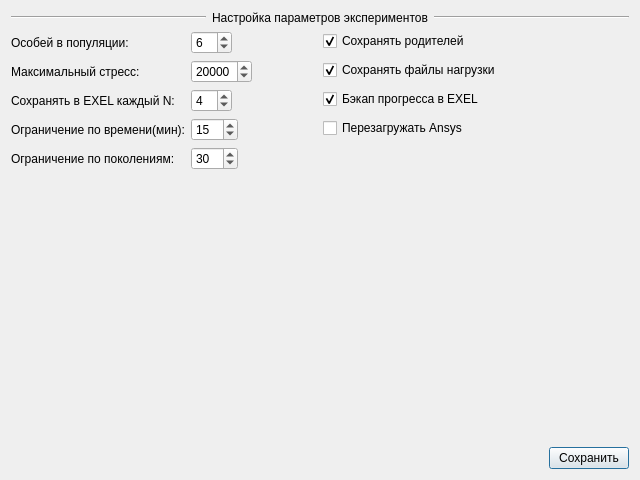
<?xml version="1.0" encoding="UTF-8"?>
<ui version="4.0">
 <class>Dialog</class>
 <widget class="QDialog" name="Dialog">
  <property name="geometry">
   <rect>
    <x>0</x>
    <y>0</y>
    <width>640</width>
    <height>480</height>
   </rect>
  </property>
  <property name="windowTitle">
   <string>Параметры</string>
  </property>
  <layout class="QVBoxLayout" name="verticalLayout_3">
   <item>
    <layout class="QVBoxLayout" name="verticalLayout">
     <item>
      <layout class="QHBoxLayout" name="horizontalLayout_2">
       <item>
        <widget class="Line" name="line_l">
         <property name="orientation">
          <enum>Qt::Horizontal</enum>
         </property>
        </widget>
       </item>
       <item>
        <widget class="QLabel" name="title">
         <property name="font">
          <font>
           <pointsize>9</pointsize>
          </font>
         </property>
         <property name="text">
          <string>Настройка параметров экспериментов</string>
         </property>
        </widget>
       </item>
       <item>
        <widget class="Line" name="line_r">
         <property name="orientation">
          <enum>Qt::Horizontal</enum>
         </property>
        </widget>
       </item>
      </layout>
     </item>
     <item>
      <layout class="QHBoxLayout" name="horizontalLayout">
       <item>
        <layout class="QFormLayout" name="formLayout">
         <item row="0" column="0">
          <widget class="QLabel" name="label">
           <property name="text">
            <string>Особей в популяции:</string>
           </property>
          </widget>
         </item>
         <item row="0" column="1">
          <widget class="QSpinBox" name="sb_pop_size">
           <property name="sizePolicy">
            <sizepolicy hsizetype="Fixed" vsizetype="Fixed">
             <horstretch>0</horstretch>
             <verstretch>0</verstretch>
            </sizepolicy>
           </property>
           <property name="minimum">
            <number>2</number>
           </property>
           <property name="maximum">
            <number>99</number>
           </property>
           <property name="value">
            <number>6</number>
           </property>
          </widget>
         </item>
         <item row="1" column="0">
          <widget class="QLabel" name="label_2">
           <property name="text">
            <string>Максимальный стресс:</string>
           </property>
          </widget>
         </item>
         <item row="1" column="1">
          <widget class="QSpinBox" name="sb_max_stress">
           <property name="sizePolicy">
            <sizepolicy hsizetype="Fixed" vsizetype="Fixed">
             <horstretch>0</horstretch>
             <verstretch>0</verstretch>
            </sizepolicy>
           </property>
           <property name="whatsThis">
            <string>Значение стресса, при котором деталь ломается.</string>
           </property>
           <property name="minimum">
            <number>1</number>
           </property>
           <property name="maximum">
            <number>99999</number>
           </property>
           <property name="singleStep">
            <number>10</number>
           </property>
           <property name="value">
            <number>20000</number>
           </property>
          </widget>
         </item>
         <item row="2" column="0">
          <widget class="QLabel" name="label_5">
           <property name="text">
            <string>Сохранять в EXEL каждый N:</string>
           </property>
          </widget>
         </item>
         <item row="2" column="1">
          <widget class="QSpinBox" name="sb_every_exel">
           <property name="sizePolicy">
            <sizepolicy hsizetype="Fixed" vsizetype="Fixed">
             <horstretch>0</horstretch>
             <verstretch>0</verstretch>
            </sizepolicy>
           </property>
           <property name="minimum">
            <number>1</number>
           </property>
           <property name="maximum">
            <number>10</number>
           </property>
           <property name="singleStep">
            <number>1</number>
           </property>
           <property name="value">
            <number>4</number>
           </property>
          </widget>
         </item>
         <item row="3" column="0">
          <widget class="QLabel" name="label_4">
           <property name="text">
            <string>Ограничение по времени(мин):</string>
           </property>
          </widget>
         </item>
         <item row="3" column="1">
          <widget class="QSpinBox" name="sb_time_limit">
           <property name="sizePolicy">
            <sizepolicy hsizetype="Fixed" vsizetype="Fixed">
             <horstretch>0</horstretch>
             <verstretch>0</verstretch>
            </sizepolicy>
           </property>
           <property name="minimum">
            <number>1</number>
           </property>
           <property name="maximum">
            <number>999</number>
           </property>
           <property name="singleStep">
            <number>1</number>
           </property>
           <property name="value">
            <number>15</number>
           </property>
          </widget>
         </item>
         <item row="4" column="0">
          <widget class="QLabel" name="label_3">
           <property name="text">
            <string>Ограничение по поколениям:</string>
           </property>
          </widget>
         </item>
         <item row="4" column="1">
          <widget class="QSpinBox" name="sb_gen_limit">
           <property name="sizePolicy">
            <sizepolicy hsizetype="Fixed" vsizetype="Fixed">
             <horstretch>0</horstretch>
             <verstretch>0</verstretch>
            </sizepolicy>
           </property>
           <property name="minimum">
            <number>1</number>
           </property>
           <property name="maximum">
            <number>999</number>
           </property>
           <property name="singleStep">
            <number>5</number>
           </property>
           <property name="value">
            <number>30</number>
           </property>
          </widget>
         </item>
        </layout>
       </item>
       <item>
        <layout class="QVBoxLayout" name="verticalLayout_2">
         <property name="spacing">
          <number>9</number>
         </property>
         <item>
          <widget class="QCheckBox" name="cb_save_parents">
           <property name="text">
            <string>Сохранять родителей</string>
           </property>
           <property name="checked">
            <bool>true</bool>
           </property>
          </widget>
         </item>
         <item>
          <widget class="QCheckBox" name="cb_save_temp">
           <property name="text">
            <string>Сохранять файлы нагрузки</string>
           </property>
           <property name="checked">
            <bool>true</bool>
           </property>
          </widget>
         </item>
         <item>
          <widget class="QCheckBox" name="cb_save_to_exel">
           <property name="whatsThis">
            <string>Каждое N поколение, значения из таблицы сохраняются в Exel файл &quot;last_research&quot;</string>
           </property>
           <property name="text">
            <string>Бэкап прогресса в EXEL</string>
           </property>
           <property name="checked">
            <bool>true</bool>
           </property>
          </widget>
         </item>
         <item>
          <widget class="QCheckBox" name="cb_restart_ansys">
           <property name="sizePolicy">
            <sizepolicy hsizetype="Minimum" vsizetype="Fixed">
             <horstretch>0</horstretch>
             <verstretch>0</verstretch>
            </sizepolicy>
           </property>
           <property name="whatsThis">
            <string>В случае если Ansys закроется, попытаться один раз его перезагрузить.</string>
           </property>
           <property name="text">
            <string>Перезагружать Ansys</string>
           </property>
          </widget>
         </item>
         <item>
          <spacer name="verticalSpacer">
           <property name="orientation">
            <enum>Qt::Vertical</enum>
           </property>
           <property name="sizeHint" stdset="0">
            <size>
             <width>20</width>
             <height>40</height>
            </size>
           </property>
          </spacer>
         </item>
        </layout>
       </item>
      </layout>
     </item>
     <item>
      <layout class="QHBoxLayout" name="horizontalLayout_3">
       <item>
        <spacer name="horizontalSpacer">
         <property name="orientation">
          <enum>Qt::Horizontal</enum>
         </property>
         <property name="sizeHint" stdset="0">
          <size>
           <width>40</width>
           <height>20</height>
          </size>
         </property>
        </spacer>
       </item>
       <item>
        <widget class="QPushButton" name="btn_save">
         <property name="text">
          <string>Сохранить</string>
         </property>
        </widget>
       </item>
      </layout>
     </item>
    </layout>
   </item>
  </layout>
 </widget>
 <resources/>
 <connections>
  <connection>
   <sender>cb_save_to_exel</sender>
   <signal>toggled(bool)</signal>
   <receiver>sb_every_exel</receiver>
   <slot>setEnabled(bool)</slot>
   <hints>
    <hint type="sourcelabel">
     <x>553</x>
     <y>108</y>
    </hint>
    <hint type="destinationlabel">
     <x>223</x>
     <y>110</y>
    </hint>
   </hints>
  </connection>
 </connections>
</ui>
